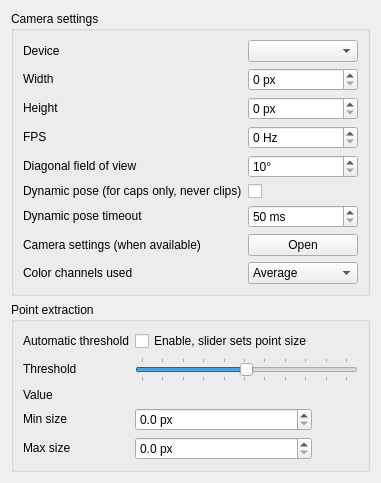
     <widget class="QWidget" name="tab_2">
      <attribute name="title">
       <string>Camera</string>
      </attribute>
      <layout class="QVBoxLayout" name="verticalLayout">
       <item>
        <widget class="QGroupBox" name="camera_settings_groupbox">
         <property name="sizePolicy">
          <sizepolicy hsizetype="Preferred" vsizetype="Maximum">
           <horstretch>0</horstretch>
           <verstretch>0</verstretch>
          </sizepolicy>
         </property>
         <property name="title">
          <string>Camera settings</string>
         </property>
         <layout class="QGridLayout" name="gridLayout_2">
          <item row="0" column="1">
           <widget class="QComboBox" name="camdevice_combo">
            <property name="sizePolicy">
             <sizepolicy hsizetype="Preferred" vsizetype="Maximum">
              <horstretch>0</horstretch>
              <verstretch>0</verstretch>
             </sizepolicy>
            </property>
            <property name="minimumContentsLength">
             <number>10</number>
            </property>
           </widget>
          </item>
          <item row="4" column="1">
           <widget class="QSpinBox" name="fov">
            <property name="sizePolicy">
             <sizepolicy hsizetype="Preferred" vsizetype="Maximum">
              <horstretch>0</horstretch>
              <verstretch>0</verstretch>
             </sizepolicy>
            </property>
            <property name="suffix">
             <string>°</string>
            </property>
            <property name="prefix">
             <string/>
            </property>
            <property name="minimum">
             <number>10</number>
            </property>
            <property name="maximum">
             <number>90</number>
            </property>
           </widget>
          </item>
          <item row="4" column="0">
           <widget class="QLabel" name="label_4">
            <property name="sizePolicy">
             <sizepolicy hsizetype="Minimum" vsizetype="Maximum">
              <horstretch>0</horstretch>
              <verstretch>0</verstretch>
             </sizepolicy>
            </property>
            <property name="text">
             <string>Diagonal field of view</string>
            </property>
           </widget>
          </item>
          <item row="1" column="0">
           <widget class="QLabel" name="label_36">
            <property name="sizePolicy">
             <sizepolicy hsizetype="Minimum" vsizetype="Maximum">
              <horstretch>0</horstretch>
              <verstretch>0</verstretch>
             </sizepolicy>
            </property>
            <property name="text">
             <string>Width</string>
            </property>
           </widget>
          </item>
          <item row="3" column="0">
           <widget class="QLabel" name="label_37">
            <property name="sizePolicy">
             <sizepolicy hsizetype="Minimum" vsizetype="Maximum">
              <horstretch>0</horstretch>
              <verstretch>0</verstretch>
             </sizepolicy>
            </property>
            <property name="text">
             <string>FPS</string>
            </property>
            <property name="buddy">
             <cstring>fps_spin</cstring>
            </property>
           </widget>
          </item>
          <item row="2" column="1">
           <widget class="QSpinBox" name="res_y_spin">
            <property name="sizePolicy">
             <sizepolicy hsizetype="Preferred" vsizetype="Maximum">
              <horstretch>0</horstretch>
              <verstretch>0</verstretch>
             </sizepolicy>
            </property>
            <property name="toolTip">
             <string>Desired capture height</string>
            </property>
            <property name="suffix">
             <string> px</string>
            </property>
            <property name="maximum">
             <number>2000</number>
            </property>
            <property name="singleStep">
             <number>10</number>
            </property>
           </widget>
          </item>
          <item row="6" column="0">
           <widget class="QLabel" name="label_6">
            <property name="sizePolicy">
             <sizepolicy hsizetype="Minimum" vsizetype="Maximum">
              <horstretch>0</horstretch>
              <verstretch>0</verstretch>
             </sizepolicy>
            </property>
            <property name="text">
             <string>Dynamic pose timeout</string>
            </property>
           </widget>
          </item>
          <item row="3" column="1">
           <widget class="QSpinBox" name="fps_spin">
            <property name="sizePolicy">
             <sizepolicy hsizetype="Preferred" vsizetype="Maximum">
              <horstretch>0</horstretch>
              <verstretch>0</verstretch>
             </sizepolicy>
            </property>
            <property name="toolTip">
             <string>Desired capture framerate</string>
            </property>
            <property name="suffix">
             <string> Hz</string>
            </property>
            <property name="maximum">
             <number>2000</number>
            </property>
           </widget>
          </item>
          <item row="5" column="1">
           <widget class="QCheckBox" name="dynamic_pose">
            <property name="sizePolicy">
             <sizepolicy hsizetype="Preferred" vsizetype="Maximum">
              <horstretch>0</horstretch>
              <verstretch>0</verstretch>
             </sizepolicy>
            </property>
            <property name="text">
             <string/>
            </property>
           </widget>
          </item>
          <item row="1" column="1">
           <widget class="QSpinBox" name="res_x_spin">
            <property name="sizePolicy">
             <sizepolicy hsizetype="Preferred" vsizetype="Maximum">
              <horstretch>0</horstretch>
              <verstretch>0</verstretch>
             </sizepolicy>
            </property>
            <property name="toolTip">
             <string>Desired capture width</string>
            </property>
            <property name="suffix">
             <string> px</string>
            </property>
            <property name="maximum">
             <number>2000</number>
            </property>
            <property name="singleStep">
             <number>10</number>
            </property>
           </widget>
          </item>
          <item row="2" column="0">
           <widget class="QLabel" name="label_41">
            <property name="sizePolicy">
             <sizepolicy hsizetype="Minimum" vsizetype="Maximum">
              <horstretch>0</horstretch>
              <verstretch>0</verstretch>
             </sizepolicy>
            </property>
            <property name="text">
             <string>Height</string>
            </property>
           </widget>
          </item>
          <item row="6" column="1">
           <widget class="QSpinBox" name="init_phase_timeout">
            <property name="sizePolicy">
             <sizepolicy hsizetype="Preferred" vsizetype="Maximum">
              <horstretch>0</horstretch>
              <verstretch>0</verstretch>
             </sizepolicy>
            </property>
            <property name="suffix">
             <string> ms</string>
            </property>
            <property name="minimum">
             <number>50</number>
            </property>
            <property name="maximum">
             <number>5000</number>
            </property>
           </widget>
          </item>
          <item row="0" column="0">
           <widget class="QLabel" name="label_2">
            <property name="sizePolicy">
             <sizepolicy hsizetype="Minimum" vsizetype="Maximum">
              <horstretch>0</horstretch>
              <verstretch>0</verstretch>
             </sizepolicy>
            </property>
            <property name="text">
             <string>Device</string>
            </property>
            <property name="buddy">
             <cstring>camdevice_combo</cstring>
            </property>
           </widget>
          </item>
          <item row="7" column="1">
           <widget class="QPushButton" name="camera_settings">
            <property name="sizePolicy">
             <sizepolicy hsizetype="Preferred" vsizetype="Maximum">
              <horstretch>0</horstretch>
              <verstretch>0</verstretch>
             </sizepolicy>
            </property>
            <property name="text">
             <string>Open</string>
            </property>
           </widget>
          </item>
          <item row="7" column="0">
           <widget class="QLabel" name="label_9">
            <property name="sizePolicy">
             <sizepolicy hsizetype="Minimum" vsizetype="Maximum">
              <horstretch>0</horstretch>
              <verstretch>0</verstretch>
             </sizepolicy>
            </property>
            <property name="text">
             <string>Camera settings (when available)</string>
            </property>
           </widget>
          </item>
          <item row="8" column="0">
           <widget class="QLabel" name="label_12">
            <property name="sizePolicy">
             <sizepolicy hsizetype="Minimum" vsizetype="Maximum">
              <horstretch>0</horstretch>
              <verstretch>0</verstretch>
             </sizepolicy>
            </property>
            <property name="text">
             <string>Color channels used</string>
            </property>
           </widget>
          </item>
          <item row="8" column="1">
           <widget class="QComboBox" name="blob_color">
            <property name="sizePolicy">
             <sizepolicy hsizetype="Preferred" vsizetype="Maximum">
              <horstretch>0</horstretch>
              <verstretch>0</verstretch>
             </sizepolicy>
            </property>
            <item>
             <property name="text">
              <string>Average</string>
             </property>
            </item>
            <item>
             <property name="text">
              <string>Natural</string>
             </property>
            </item>
            <item>
             <property name="text">
              <string>Red only</string>
             </property>
            </item>
            <item>
             <property name="text">
              <string>Green only</string>
             </property>
            </item>
            <item>
             <property name="text">
              <string>Blue only</string>
             </property>
            </item>
           </widget>
          </item>
          <item row="5" column="0">
           <widget class="QLabel" name="label_5">
            <property name="sizePolicy">
             <sizepolicy hsizetype="Minimum" vsizetype="Maximum">
              <horstretch>0</horstretch>
              <verstretch>0</verstretch>
             </sizepolicy>
            </property>
            <property name="text">
             <string>Dynamic pose (for caps only, never clips)</string>
            </property>
           </widget>
          </item>
         </layout>
        </widget>
       </item>
       <item>
        <widget class="QGroupBox" name="groupBox_2">
         <property name="sizePolicy">
          <sizepolicy hsizetype="Preferred" vsizetype="Maximum">
           <horstretch>0</horstretch>
           <verstretch>0</verstretch>
          </sizepolicy>
         </property>
         <property name="title">
          <string>Point extraction</string>
         </property>
         <layout class="QGridLayout" name="gridLayout_7">
          <item row="1" column="0">
           <widget class="QLabel" name="label">
            <property name="sizePolicy">
             <sizepolicy hsizetype="Preferred" vsizetype="Maximum">
              <horstretch>0</horstretch>
              <verstretch>0</verstretch>
             </sizepolicy>
            </property>
            <property name="text">
             <string>Threshold</string>
            </property>
            <property name="buddy">
             <cstring>threshold_slider</cstring>
            </property>
           </widget>
          </item>
          <item row="3" column="0">
           <widget class="QLabel" name="label_7">
            <property name="sizePolicy">
             <sizepolicy hsizetype="Preferred" vsizetype="Maximum">
              <horstretch>0</horstretch>
              <verstretch>0</verstretch>
             </sizepolicy>
            </property>
            <property name="text">
             <string>Min size</string>
            </property>
            <property name="buddy">
             <cstring>mindiam_spin</cstring>
            </property>
           </widget>
          </item>
          <item row="4" column="0">
           <widget class="QLabel" name="label_8">
            <property name="sizePolicy">
             <sizepolicy hsizetype="Preferred" vsizetype="Maximum">
              <horstretch>0</horstretch>
              <verstretch>0</verstretch>
             </sizepolicy>
            </property>
            <property name="text">
             <string>Max size</string>
            </property>
            <property name="buddy">
             <cstring>maxdiam_spin</cstring>
            </property>
           </widget>
          </item>
          <item row="1" column="1" colspan="2">
           <widget class="QSlider" name="threshold_slider">
            <property name="sizePolicy">
             <sizepolicy hsizetype="Preferred" vsizetype="Maximum">
              <horstretch>0</horstretch>
              <verstretch>0</verstretch>
             </sizepolicy>
            </property>
            <property name="toolTip">
             <string>Intensity threshold for point extraction</string>
            </property>
            <property name="maximum">
             <number>255</number>
            </property>
            <property name="pageStep">
             <number>1</number>
            </property>
            <property name="value">
             <number>127</number>
            </property>
            <property name="orientation">
             <enum>Qt::Horizontal</enum>
            </property>
            <property name="tickPosition">
             <enum>QSlider::TicksBothSides</enum>
            </property>
            <property name="tickInterval">
             <number>25</number>
            </property>
           </widget>
          </item>
          <item row="0" column="1">
           <widget class="QCheckBox" name="auto_threshold">
            <property name="sizePolicy">
             <sizepolicy hsizetype="Preferred" vsizetype="Maximum">
              <horstretch>0</horstretch>
              <verstretch>0</verstretch>
             </sizepolicy>
            </property>
            <property name="text">
             <string>Enable, slider sets point size</string>
            </property>
           </widget>
          </item>
          <item row="0" column="0">
           <widget class="QLabel" name="label_11">
            <property name="sizePolicy">
             <sizepolicy hsizetype="Preferred" vsizetype="Maximum">
              <horstretch>0</horstretch>
              <verstretch>0</verstretch>
             </sizepolicy>
            </property>
            <property name="text">
             <string>Automatic threshold</string>
            </property>
           </widget>
          </item>
          <item row="4" column="1">
           <widget class="QDoubleSpinBox" name="maxdiam_spin">
            <property name="sizePolicy">
             <sizepolicy hsizetype="Preferred" vsizetype="Maximum">
              <horstretch>0</horstretch>
              <verstretch>0</verstretch>
             </sizepolicy>
            </property>
            <property name="toolTip">
             <string>Maximum point diameter</string>
            </property>
            <property name="suffix">
             <string> px</string>
            </property>
            <property name="decimals">
             <number>1</number>
            </property>
            <property name="singleStep">
             <double>0.100000000000000</double>
            </property>
           </widget>
          </item>
          <item row="3" column="1">
           <widget class="QDoubleSpinBox" name="mindiam_spin">
            <property name="sizePolicy">
             <sizepolicy hsizetype="Preferred" vsizetype="Maximum">
              <horstretch>0</horstretch>
              <verstretch>0</verstretch>
             </sizepolicy>
            </property>
            <property name="toolTip">
             <string>Minimum point diameter</string>
            </property>
            <property name="suffix">
             <string> px</string>
            </property>
            <property name="decimals">
             <number>1</number>
            </property>
            <property name="singleStep">
             <double>0.100000000000000</double>
            </property>
           </widget>
          </item>
          <item row="2" column="1">
           <widget class="QLabel" name="threshold_value_display">
            <property name="sizePolicy">
             <sizepolicy hsizetype="Minimum" vsizetype="Maximum">
              <horstretch>0</horstretch>
              <verstretch>0</verstretch>
             </sizepolicy>
            </property>
            <property name="text">
             <string/>
            </property>
           </widget>
          </item>
          <item row="2" column="0">
           <widget class="QLabel" name="label_14">
            <property name="text">
             <string>Value</string>
            </property>
           </widget>
          </item>
         </layout>
        </widget>
       </item>
      </layout>
     </widget>
